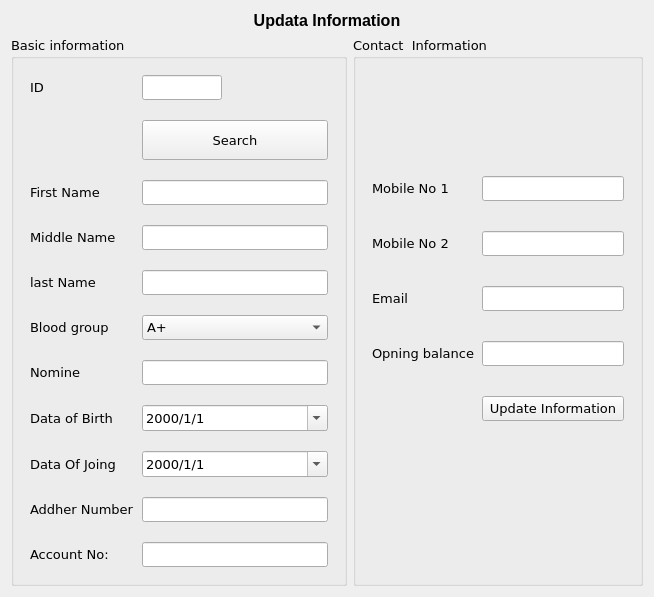
         <widget class="QWidget" name="UpdateInformation">
          <layout class="QGridLayout" name="gridLayout_15">
           <item row="1" column="0">
            <widget class="QGroupBox" name="groupBox_4">
             <property name="font">
              <font>
               <family>Verdana</family>
               <pointsize>10</pointsize>
              </font>
             </property>
             <property name="title">
              <string>Basic information</string>
             </property>
             <layout class="QGridLayout" name="gridLayout_14">
              <item row="0" column="0">
               <layout class="QFormLayout" name="formLayout_6">
                <property name="sizeConstraint">
                 <enum>QLayout::SetDefaultConstraint</enum>
                </property>
                <property name="rowWrapPolicy">
                 <enum>QFormLayout::DontWrapRows</enum>
                </property>
                <property name="labelAlignment">
                 <set>Qt::AlignJustify|Qt::AlignTop</set>
                </property>
                <property name="formAlignment">
                 <set>Qt::AlignCenter</set>
                </property>
                <property name="horizontalSpacing">
                 <number>7</number>
                </property>
                <property name="verticalSpacing">
                 <number>20</number>
                </property>
                <property name="leftMargin">
                 <number>7</number>
                </property>
                <property name="topMargin">
                 <number>7</number>
                </property>
                <property name="rightMargin">
                 <number>7</number>
                </property>
                <property name="bottomMargin">
                 <number>7</number>
                </property>
                <item row="0" column="0">
                 <widget class="QLabel" name="label_40">
                  <property name="text">
                   <string>ID</string>
                  </property>
                 </widget>
                </item>
                <item row="0" column="1">
                 <widget class="QLineEdit" name="id_2">
                  <property name="enabled">
                   <bool>true</bool>
                  </property>
                  <property name="sizePolicy">
                   <sizepolicy hsizetype="Preferred" vsizetype="Preferred">
                    <horstretch>0</horstretch>
                    <verstretch>0</verstretch>
                   </sizepolicy>
                  </property>
                  <property name="maximumSize">
                   <size>
                    <width>80</width>
                    <height>80</height>
                   </size>
                  </property>
                  <property name="layoutDirection">
                   <enum>Qt::LeftToRight</enum>
                  </property>
                  <property name="alignment">
                   <set>Qt::AlignCenter</set>
                  </property>
                  <property name="readOnly">
                   <bool>false</bool>
                  </property>
                 </widget>
                </item>
                <item row="2" column="0">
                 <widget class="QLabel" name="label_8">
                  <property name="text">
                   <string>First Name</string>
                  </property>
                 </widget>
                </item>
                <item row="2" column="1">
                 <widget class="QLineEdit" name="firstname_2">
                  <property name="enabled">
                   <bool>true</bool>
                  </property>
                  <property name="sizePolicy">
                   <sizepolicy hsizetype="Preferred" vsizetype="Preferred">
                    <horstretch>0</horstretch>
                    <verstretch>0</verstretch>
                   </sizepolicy>
                  </property>
                  <property name="maximumSize">
                   <size>
                    <width>500</width>
                    <height>16777215</height>
                   </size>
                  </property>
                  <property name="layoutDirection">
                   <enum>Qt::LeftToRight</enum>
                  </property>
                  <property name="alignment">
                   <set>Qt::AlignCenter</set>
                  </property>
                 </widget>
                </item>
                <item row="3" column="0">
                 <widget class="QLabel" name="label_33">
                  <property name="text">
                   <string>Middle Name</string>
                  </property>
                 </widget>
                </item>
                <item row="3" column="1">
                 <widget class="QLineEdit" name="middlename_2">
                  <property name="maximumSize">
                   <size>
                    <width>500</width>
                    <height>16777215</height>
                   </size>
                  </property>
                  <property name="alignment">
                   <set>Qt::AlignCenter</set>
                  </property>
                 </widget>
                </item>
                <item row="4" column="0">
                 <widget class="QLabel" name="label_30">
                  <property name="text">
                   <string>last Name</string>
                  </property>
                 </widget>
                </item>
                <item row="4" column="1">
                 <widget class="QLineEdit" name="lastname_2">
                  <property name="maximumSize">
                   <size>
                    <width>500</width>
                    <height>16777215</height>
                   </size>
                  </property>
                  <property name="alignment">
                   <set>Qt::AlignCenter</set>
                  </property>
                 </widget>
                </item>
                <item row="5" column="0">
                 <widget class="QLabel" name="label_27">
                  <property name="text">
                   <string>Blood group</string>
                  </property>
                 </widget>
                </item>
                <item row="5" column="1">
                 <widget class="QComboBox" name="bloodgroup_2">
                  <property name="maximumSize">
                   <size>
                    <width>500</width>
                    <height>16777215</height>
                   </size>
                  </property>
                  <item>
                   <property name="text">
                    <string>A+</string>
                   </property>
                  </item>
                  <item>
                   <property name="text">
                    <string>A-</string>
                   </property>
                  </item>
                  <item>
                   <property name="text">
                    <string>B+</string>
                   </property>
                  </item>
                  <item>
                   <property name="text">
                    <string>B-</string>
                   </property>
                  </item>
                  <item>
                   <property name="text">
                    <string>AB+</string>
                   </property>
                  </item>
                  <item>
                   <property name="text">
                    <string>AB-</string>
                   </property>
                  </item>
                  <item>
                   <property name="text">
                    <string>O+</string>
                   </property>
                  </item>
                  <item>
                   <property name="text">
                    <string>O-</string>
                   </property>
                  </item>
                 </widget>
                </item>
                <item row="6" column="0">
                 <widget class="QLabel" name="label_28">
                  <property name="text">
                   <string>Nomine</string>
                  </property>
                 </widget>
                </item>
                <item row="6" column="1">
                 <widget class="QLineEdit" name="nomine_2">
                  <property name="maximumSize">
                   <size>
                    <width>500</width>
                    <height>16777215</height>
                   </size>
                  </property>
                  <property name="alignment">
                   <set>Qt::AlignCenter</set>
                  </property>
                 </widget>
                </item>
                <item row="7" column="0">
                 <widget class="QLabel" name="label_35">
                  <property name="styleSheet">
                   <string notr="true"/>
                  </property>
                  <property name="text">
                   <string>Data of Birth</string>
                  </property>
                 </widget>
                </item>
                <item row="7" column="1">
                 <widget class="QDateEdit" name="dob_2">
                  <property name="maximumSize">
                   <size>
                    <width>500</width>
                    <height>16777215</height>
                   </size>
                  </property>
                  <property name="displayFormat">
                   <string>yyyy/M/d</string>
                  </property>
                  <property name="calendarPopup">
                   <bool>true</bool>
                  </property>
                 </widget>
                </item>
                <item row="8" column="0">
                 <widget class="QLabel" name="label_38">
                  <property name="text">
                   <string>Data Of Joing</string>
                  </property>
                 </widget>
                </item>
                <item row="8" column="1">
                 <widget class="QDateEdit" name="doj_2">
                  <property name="maximumSize">
                   <size>
                    <width>500</width>
                    <height>16777215</height>
                   </size>
                  </property>
                  <property name="displayFormat">
                   <string>yyyy/M/d</string>
                  </property>
                  <property name="calendarPopup">
                   <bool>true</bool>
                  </property>
                 </widget>
                </item>
                <item row="9" column="0">
                 <widget class="QLabel" name="label_29">
                  <property name="text">
                   <string>Addher Number</string>
                  </property>
                 </widget>
                </item>
                <item row="9" column="1">
                 <widget class="QLineEdit" name="addhernumber_2">
                  <property name="maximumSize">
                   <size>
                    <width>500</width>
                    <height>16777215</height>
                   </size>
                  </property>
                  <property name="alignment">
                   <set>Qt::AlignCenter</set>
                  </property>
                 </widget>
                </item>
                <item row="10" column="0">
                 <widget class="QLabel" name="label_39">
                  <property name="text">
                   <string>Account No:</string>
                  </property>
                 </widget>
                </item>
                <item row="10" column="1">
                 <widget class="QLineEdit" name="accountno_2">
                  <property name="maximumSize">
                   <size>
                    <width>500</width>
                    <height>16777215</height>
                   </size>
                  </property>
                  <property name="alignment">
                   <set>Qt::AlignCenter</set>
                  </property>
                 </widget>
                </item>
                <item row="1" column="1">
                 <widget class="QPushButton" name="search">
                  <property name="minimumSize">
                   <size>
                    <width>186</width>
                    <height>40</height>
                   </size>
                  </property>
                  <property name="maximumSize">
                   <size>
                    <width>150</width>
                    <height>16777215</height>
                   </size>
                  </property>
                  <property name="text">
                   <string>Search</string>
                  </property>
                 </widget>
                </item>
               </layout>
              </item>
             </layout>
            </widget>
           </item>
           <item row="1" column="1">
            <widget class="QGroupBox" name="groupBox_3">
             <property name="font">
              <font>
               <family>Verdana</family>
               <pointsize>10</pointsize>
              </font>
             </property>
             <property name="title">
              <string>Contact  Information</string>
             </property>
             <layout class="QGridLayout" name="gridLayout_13">
              <item row="0" column="0">
               <layout class="QFormLayout" name="formLayout_9">
                <property name="formAlignment">
                 <set>Qt::AlignLeading|Qt::AlignLeft|Qt::AlignVCenter</set>
                </property>
                <property name="horizontalSpacing">
                 <number>7</number>
                </property>
                <property name="verticalSpacing">
                 <number>30</number>
                </property>
                <property name="leftMargin">
                 <number>7</number>
                </property>
                <property name="topMargin">
                 <number>7</number>
                </property>
                <property name="rightMargin">
                 <number>7</number>
                </property>
                <property name="bottomMargin">
                 <number>7</number>
                </property>
                <item row="0" column="0">
                 <widget class="QLabel" name="label_50">
                  <property name="text">
                   <string>Mobile No 1</string>
                  </property>
                 </widget>
                </item>
                <item row="0" column="1">
                 <widget class="QLineEdit" name="mobile1_2"/>
                </item>
                <item row="1" column="0">
                 <widget class="QLabel" name="label_51">
                  <property name="text">
                   <string>Mobile No 2</string>
                  </property>
                 </widget>
                </item>
                <item row="1" column="1">
                 <widget class="QLineEdit" name="mobile2_2"/>
                </item>
                <item row="2" column="0">
                 <widget class="QLabel" name="label_52">
                  <property name="text">
                   <string>Email</string>
                  </property>
                 </widget>
                </item>
                <item row="2" column="1">
                 <widget class="QLineEdit" name="email_2"/>
                </item>
                <item row="3" column="0">
                 <widget class="QLabel" name="label_53">
                  <property name="text">
                   <string>Opning balance</string>
                  </property>
                 </widget>
                </item>
                <item row="3" column="1">
                 <widget class="QLineEdit" name="balance_2"/>
                </item>
                <item row="4" column="1">
                 <widget class="QPushButton" name="addinfo_2">
                  <property name="text">
                   <string>Update Information</string>
                  </property>
                 </widget>
                </item>
                <item row="5" column="1">
                 <widget class="QLabel" name="error_2">
                  <property name="styleSheet">
                   <string notr="true">font: 10pt &quot;Verdana&quot;;
color:rgb(255, 0, 0)</string>
                  </property>
                  <property name="text">
                   <string/>
                  </property>
                 </widget>
                </item>
               </layout>
              </item>
             </layout>
            </widget>
           </item>
           <item row="0" column="0" colspan="2">
            <widget class="QLabel" name="label_7">
             <property name="maximumSize">
              <size>
               <width>1200</width>
               <height>40</height>
              </size>
             </property>
             <property name="font">
              <font>
               <family>Arial</family>
               <pointsize>12</pointsize>
               <weight>75</weight>
               <bold>true</bold>
              </font>
             </property>
             <property name="text">
              <string>&lt;html&gt;&lt;head/&gt;&lt;body&gt;&lt;p align=&quot;center&quot;&gt;Updata Information&lt;/p&gt;&lt;/body&gt;&lt;/html&gt;</string>
             </property>
            </widget>
           </item>
          </layout>
         </widget>
